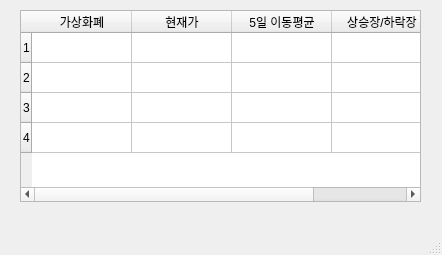
<?xml version="1.0" encoding="UTF-8"?>
<ui version="4.0">
 <class>mainWindow</class>
 <widget class="QMainWindow" name="mainWindow">
  <property name="geometry">
   <rect>
    <x>0</x>
    <y>0</y>
    <width>442</width>
    <height>255</height>
   </rect>
  </property>
  <property name="windowTitle">
   <string>가상화폐 상승장/하락장 알리미</string>
  </property>
  <widget class="QWidget" name="centralwidget">
   <widget class="QTableWidget" name="tableWidget">
    <property name="geometry">
     <rect>
      <x>20</x>
      <y>10</y>
      <width>401</width>
      <height>192</height>
     </rect>
    </property>
    <property name="rowCount">
     <number>4</number>
    </property>
    <row/>
    <row/>
    <row/>
    <row/>
    <column>
     <property name="text">
      <string>가상화폐</string>
     </property>
    </column>
    <column>
     <property name="text">
      <string>현재가</string>
     </property>
    </column>
    <column>
     <property name="text">
      <string>5일 이동평균</string>
     </property>
    </column>
    <column>
     <property name="text">
      <string>상승장/하락장</string>
     </property>
    </column>
   </widget>
  </widget>
  <widget class="QMenuBar" name="menubar">
   <property name="geometry">
    <rect>
     <x>0</x>
     <y>0</y>
     <width>442</width>
     <height>21</height>
    </rect>
   </property>
  </widget>
  <widget class="QStatusBar" name="statusbar"/>
 </widget>
 <resources/>
 <connections/>
</ui>
